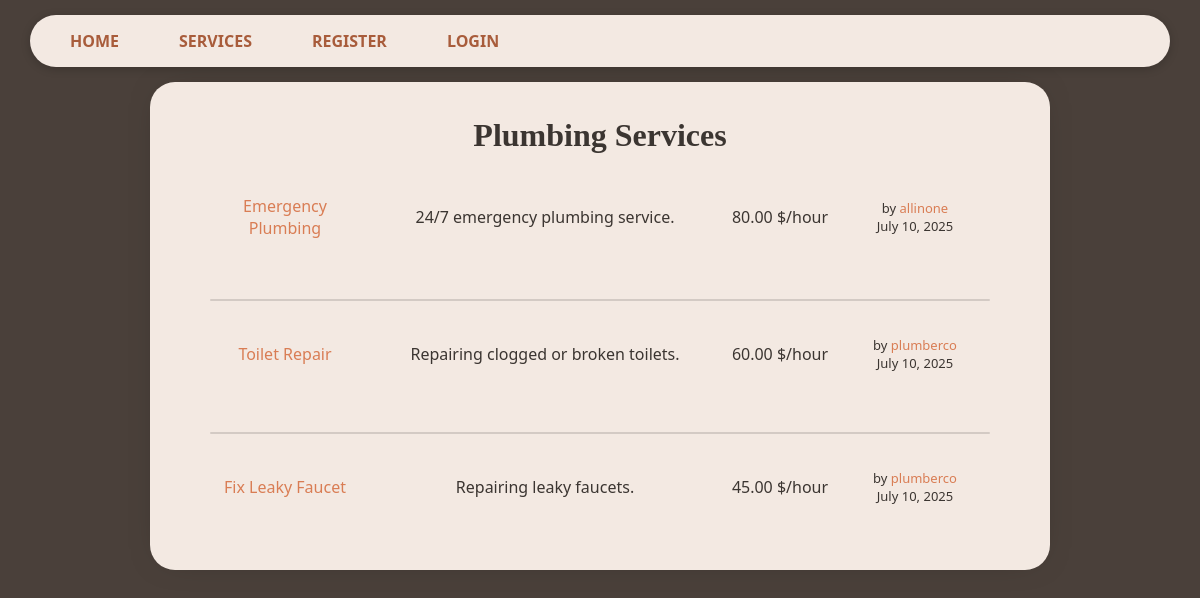
Page /services/Plumbing/ on the earlier database version.
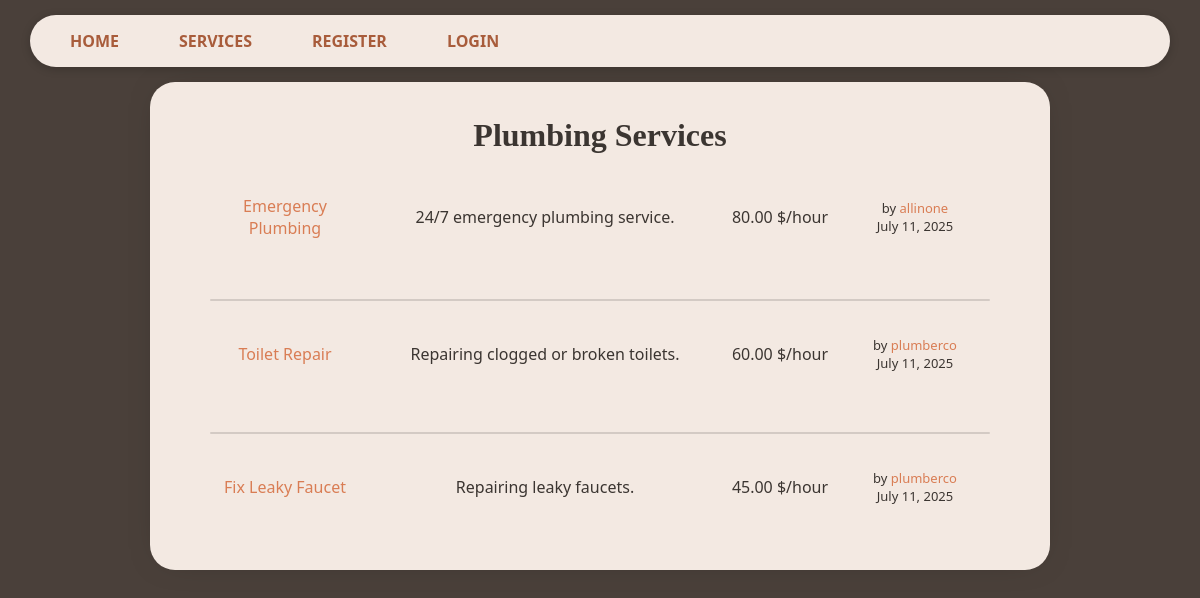
Same page on the later database version.
### services/models.py (models this page shows, shortened)
class Service(models.Model):
    company = models.ForeignKey(Company, on_delete=models.CASCADE)
    name = models.CharField(max_length=40)
    description = models.TextField()
    price_hour = models.DecimalField(decimal_places=2, max_digits=100)
    rating = models.IntegerField(validators=[MinValueValidator(
        0), MaxValueValidator(5)], default=0)
    choices = (
        ('Air Conditioner', 'Air Conditioner'),
        ('Carpentry', 'Carpentry'),
        ('Electricity', 'Electricity'),
        ('Gardening', 'Gardening'),
        ('Home Machines', 'Home Machines'),
        ('House Keeping', 'House Keeping'),
        ('Interior Design', 'Interior Design'),
        ('Locks', 'Locks'),
        ('Painting', 'Painting'),
        ('Plumbing', 'Plumbing'),
        ('Water Heaters', 'Water Heaters'),
    )
    field = models.CharField(max_length=30, blank=False,
                             null=False, choices=choices)
    date = models.DateTimeField(auto_now=True, null=False)

### users/models.py (models this page shows, shortened)
class Company(models.Model):
    user = models.OneToOneField(
        User, on_delete=models.CASCADE, primary_key=True)
    field = models.CharField(max_length=70, choices=(('Air Conditioner', 'Air Conditioner'),
                                                     ('All in One', 'All in One'),
                                                     ('Carpentry', 'Carpentry'),
                                                     ('Electricity',
                                                      'Electricity'),
                                                     ('Gardening', 'Gardening'),
                                                     ('Home Machines',
                                                      'Home Machines'),
                                                     ('House Keeping',
                                                      'House Keeping'),
                                                     ('Interior Design',
                                                      'Interior Design'),
                                                     ('Locks', 'Locks'),
                                                     ('Painting', 'Painting'),
                                                     ('Plumbing', 'Plumbing'),
                                                     ('Water Heaters', 'Water Heaters')), blank=False, null=False)
    rating = models.IntegerField(
        validators=[MaxValueValidator(5), MinValueValidator(0)], default=0)

class User(AbstractUser):
    is_company = models.BooleanField(default=False)
    is_customer = models.BooleanField(default=False)
    email = models.CharField(max_length=100, unique=True)

### services/views.py (the view)
# urls.py: path('<slug:field>/', v.service_field, name='services_field'),
def service_field(request, field):
    field = field.replace('-', ' ').title()
    services = Service.objects.filter(
        field=field).order_by("-date")
    return render(request, 'services/field.html', {'services': services, 'field': field})

### services/templates/services/field.html (shortened to what this page needs)
{% extends 'main/base.html' %}
{% block content %}
    {% if services.all|length != 0 %}
        <p class="title">{{field}} Services</p>
        <ul class='services_list'>
            {% for service in services %}
                <div class="service-header">
                    <a href="/services/{{service.id}}">
                        <p class="service-name">{{service.name}}</p>
                    </a>
                    <p class="service-description">{{service.description}}</p>
                    <p class="service-price">{{service.price_hour}} $/hour</p>
                    <p class="service-company-info">
                        by <a href="/company/{{service.company.user}}">{{service.company.user}}</a>
                        <br>{{ service.date|date:"F d, Y" }}
                    </p>
                </div>
                {% if forloop.counter != services|length %}
                    <div class="line"></div>
                {% endif %}
            {% endfor %}
        </ul>
    {% else %}
        <h2>Sorry. No {{field}} services available</h2>
    {% endif %}
{% endblock %}

Differences in the rows shown:
changed Service "Emergency Plumbing": date "July 10, 2025" → "July 11, 2025"
changed Service "Toilet Repair": date "July 10, 2025" → "July 11, 2025"
changed Service "Fix Leaky Faucet": date "July 10, 2025" → "July 11, 2025"
